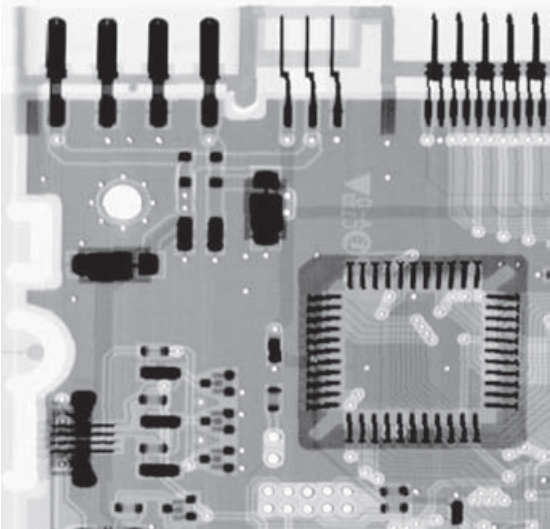
#> input picture circuit board.png, 550 x 529 px
$ python Adaptive_Median_Filter.py
#> lines starting #> are read from the running program, lines starting #| are printed output that depends on the picture
import cv2
import numpy as np
import matplotlib.pyplot as plt

# Đọc hình ảnh gốc
image = cv2.imread('../circuit board.png', cv2.IMREAD_GRAYSCALE)
#> image: shape (529, 550); min 34, max 255, mean 166.5

# Hàm thêm nhiễu salt và pepper vào hình ảnh
def add_salt_noise(image, salt_probability):
#> called with salt_probability = 0.02
    noisy_image = np.copy(image)
    num_salt = np.ceil(salt_probability * image.size).astype(int)
#> num_salt = 5819
    salt_coords = [np.random.randint(0, i - 1, num_salt) for i in image.shape]
    noisy_image[tuple(salt_coords)] = 255
    return noisy_image

def add_pepper_noise(image, pepper_probability):
#> called with pepper_probability = 0.02
    noisy_image = np.copy(image)
    num_pepper = np.ceil(pepper_probability * image.size).astype(int)
#> num_pepper = 5819
    pepper_coords = [np.random.randint(0, i - 1, num_pepper) for i in image.shape]
    noisy_image[tuple(pepper_coords)] = 0
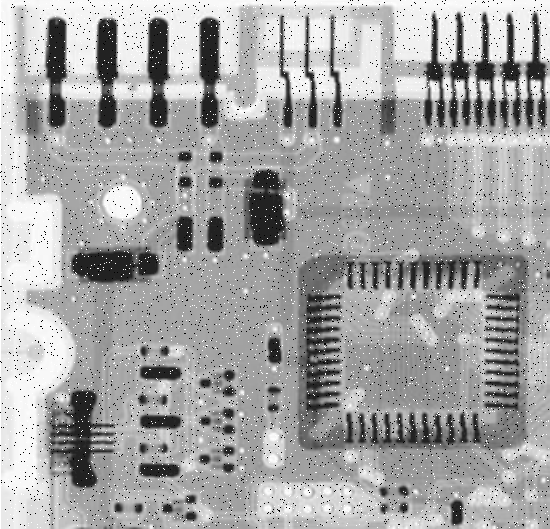
#> noisy_image: shape (529, 550); min 0, max 255, mean 165
    return noisy_image

# Thêm nhiễu salt và pepper vào hình ảnh
salt_probability = 0.02  # Đổi xác suất tùy ý
pepper_probability = 0.02  # Đổi xác suất tùy ý
noisy_image = add_salt_noise(image, salt_probability)
noisy_image = add_pepper_noise(noisy_image, pepper_probability)
# Ảnh đã được thêm 2% salt và 2% pepper

# Kích thước cửa sổ hoặc kernel (ví dụ: 3x3)
window_size = 3
# Hàm để kiểm tra xem cửa sổ có cần mở rộng hay không
def is_window_expand(window, window_size):
    if window_size % 2 == 0:
        raise ValueError("Window size should be an odd number.")

    median = np.median(window)
    min_val = np.min(window)
    max_val = np.max(window)

    if min_val < median < max_val:
        return False
    return True

# Padding ảnh để tránh việc truy cập index ngoài biên
padded_image = cv2.copyMakeBorder(noisy_image, window_size // 2, window_size // 2, window_size // 2, window_size // 2,
                                  cv2.BORDER_CONSTANT)
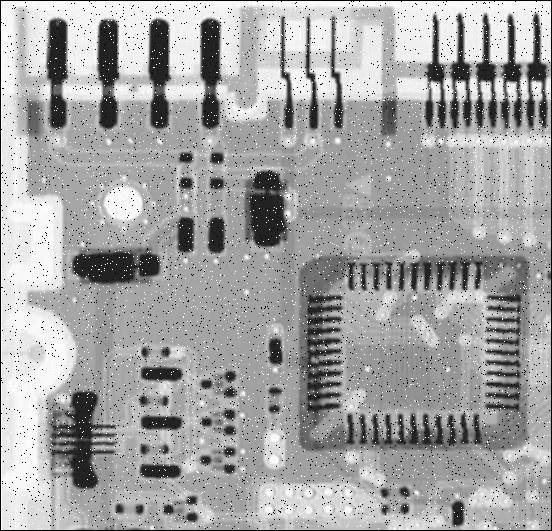
#> padded_image: shape (531, 552); min 0, max 255, mean 163.7

# Hàm Adaptive Median Filter
def adaptive_median_filter(image, window_size):
#> called with window_size = 3
    height, width = image.shape
#> height = 529; width = 550
    result = np.zeros_like(image)

    for i in range(height):
        for j in range(width):
            # Trích xuất cửa sổ/kernel từ hình ảnh gốc
            window = padded_image[i:i + window_size, j:j + window_size]

            # Dòng mã này sẽ kiểm tra và mở rộng cửa sổ nếu cần
            while is_window_expand(window, window_size):
                window_size += 2
                window = padded_image[i:i + window_size, j:j + window_size]

            # Tìm giá trị trung vị trong cửa sổ đã mở rộng
            result[i, j] = np.median(window)
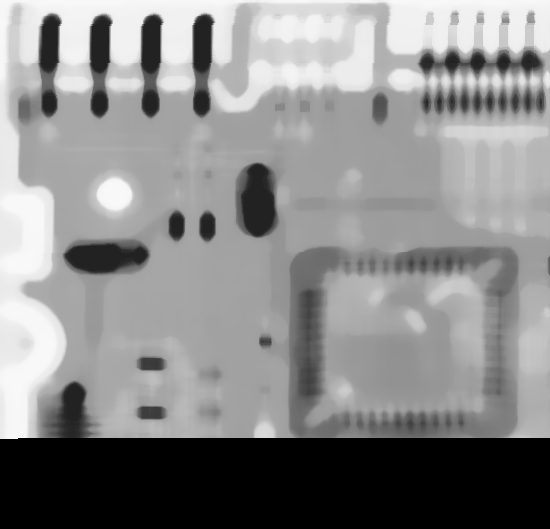
#> result: shape (529, 550); min 0, max 249, mean 138
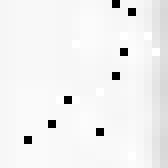
#> window: shape (21, 21) (shown 8 times larger); min 0, max 255, mean 241.5
    return result

# Áp dụng Adaptive Median Filter
#> (the run stopped early here; a loop or call above may not have finished)
